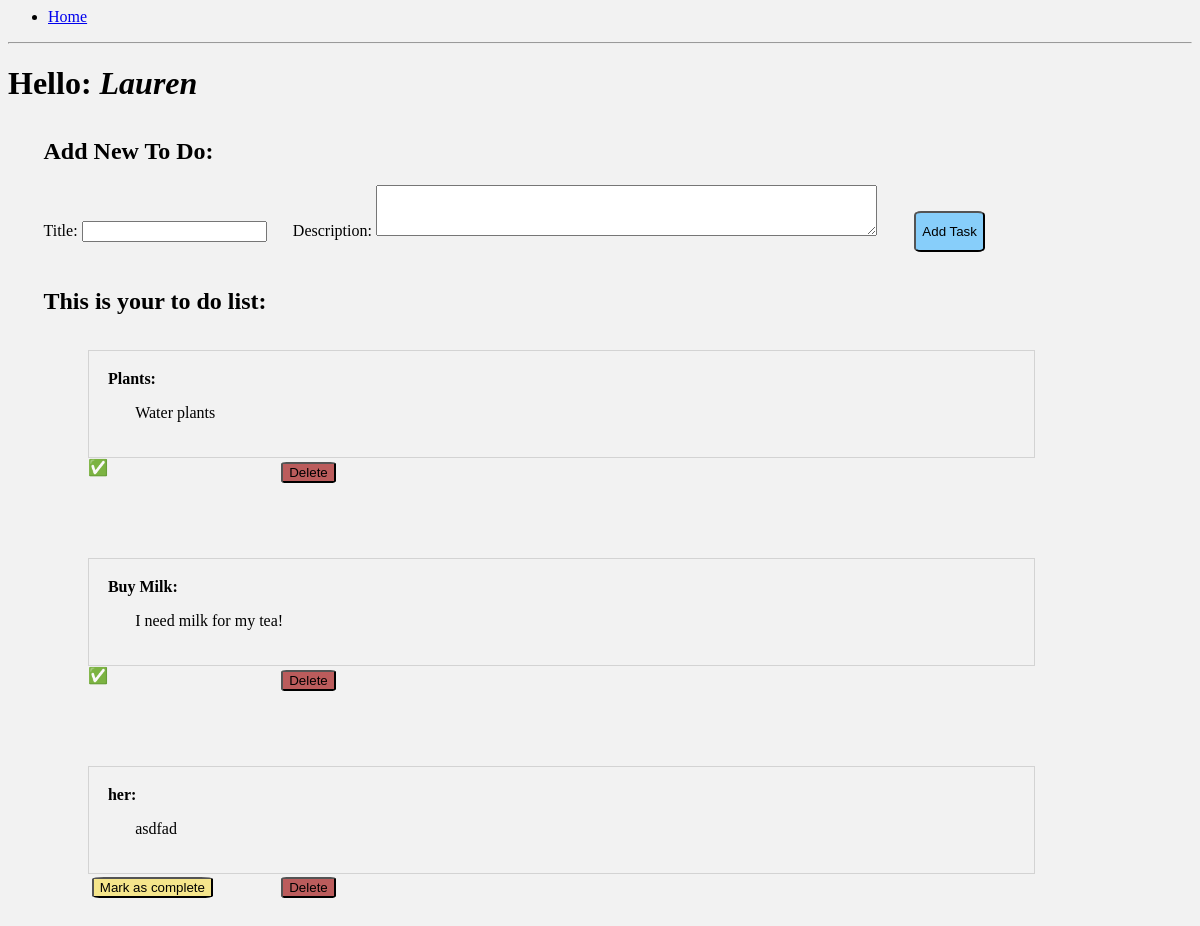
Before: / with the older database file.
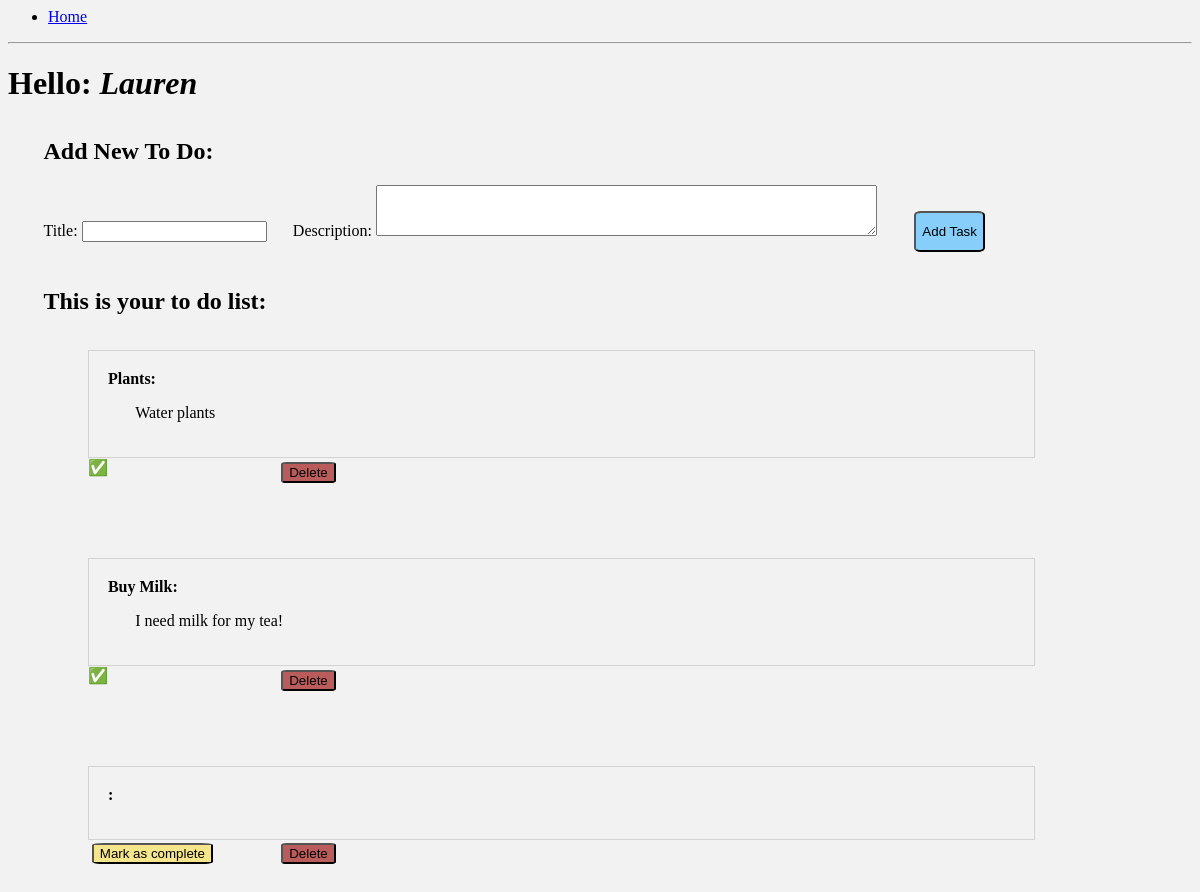
After: the same page with the newer database file.
### app/models.py (models this page shows, shortened)
class User(db.Model):
    id = db.Column(db.Integer, primary_key=True)
    username = db.Column(db.String(64), index=True)
    tasks = db.relationship("Task", backref="user", lazy="dynamic")

class Task(db.Model):
    id = db.Column(db.Integer, primary_key=True)
    title = db.Column(db.String(140), index=True)
    description = db.Column(db.Text())
    done = db.Column(db.Boolean, default=False)
    user_id = db.Column(db.Integer, db.ForeignKey(User.id))

### app/routes.py (the view)
@app.route('/')
def home():
    user = User.query.get(1)
    tasks = user.tasks
    return render_template("index.html",
                           title="Home", user=user, tasks=tasks)

### app/templates/index.html (shortened to what this page needs)
{% extends "base.html" %}
{% block content %}
<h1>
    Hello: <em>{{user.username}}</em>
</h1>
<div class="add-todo">
    <h2>Add New To Do:</h2>
<form class="add-form" action="/tasks" method="POST">
    <label for="title">Title:</label>
    <input type="text" name="title" id="title" />
    <label for="description">Description:
    <textarea name="description" id="description" rows="3" cols="60"></textarea></label>
    <input class="submit-button" type="submit" value="Add Task">
  </form>
</div>
<h2 class="list-title">This is your to do list:</h2>
{% for task in tasks %}
<div class="container">
    <div class="todo">
       <label> {{task.title}}: </label>
       <p class="description">{{task.description}}</p>
    </div>
    <div class="wrap-buttons">
        {% if task.done %}
        <span>&#9989;</span>
        {%else %}
        <span>
            <form action="/tasks/{{task.id}}" method="POST">
                <input class="still-todo-button" type="submit" value="Mark as complete">
            </form>
        </span>
        {% endif %}
        <span>
            <form action="/tasks/{{task.id}}/delete" method="POST">
                <input class="delete-button" type="submit" value="Delete">
            </form>
        </span>
    </div>
</div>
{% endfor %}
{% endblock%}

### app/templates/base.html (shortened to what this page needs)
<html>
<head>
    <link rel="stylesheet" href="{{ url_for('static', filename='css/main.css') }}">
</head>
<body>
    <nav>
        <ul>
            <li><a href="/">Home</a></li>
        </ul>
    </nav>
    <hr>
    {% block content %}
    {% endblock %}
</body>
</html>

### app/static/css/main.css (style rules this page uses)
body { background-color: rgb(242, 242, 242); }
.add-form input { margin-right: 2% }
.container { width: 80%; margin-left: 5em; margin-bottom: 5%; }
.description { margin-left: 3%; }
.todo { border: lightgray solid 1.5px; padding: 2%; }
.todo label { font-weight: bold; }
.add-todo { margin: 3%; }
.list-title { margin: 3%; }
.submit-button { border-radius: 10%; margin-top: 2%; margin-left: 3%; background-color: lightskyblue; padding-top: 1%; padding-bottom: 1%; }
.delete-button { border-radius: 10%; background-color: rgb(187, 92, 92); margin-top: 2%; margin-left: 2%; }
.still-todo-button { border-radius: 10%; background-color: rgb(245, 229, 139); margin-top: 2%; margin-left: 2%; }
.wrap-buttons { display: grid; grid-template-columns: 1fr 1fr; margin-right: 60%; }

Changed rows visible on the page:
changed Task (number 3 of 3 on the later page): title "her" → (not shown); description "asdfad" → (not shown)
